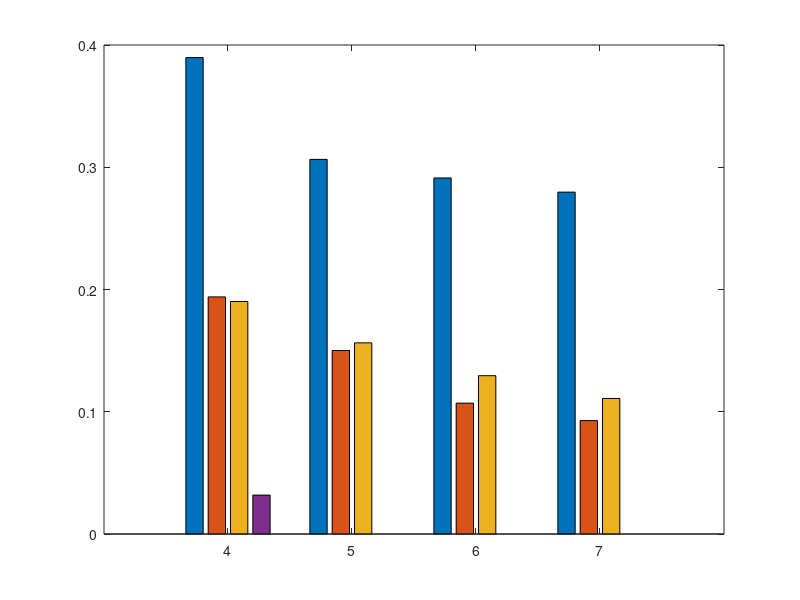

Write the MATLAB code that produced this figure. (Note: this script raises an error after producing the figure.)
clear; close all; clc
textSize = 16;
linewid = 1;

% ISm-nothing 4 5 6 7
% ISm-without sorting 4 5 6 7
% ISm-without perturbation 4 5 6 7
% ISm-RSS 4 5 6 7

epiImpBMR = [
    1-0.6102579753 1-0.6935601128 1-0.7087565104 1-0.7203500601;
    1-0.8060465495 1-0.8498869243 1-0.89296875 1-0.9072265625;
    1-0.8097911005 1-0.8436306424 1-0.8705013021 1-0.8891225962;
    1-0.9681640625 0 0 0
    ];
epi = [4 5 6 7];

figure(111)
bar(epi, epiImpBMR(1:4,:)', 'grouped')
hold on
ax = gca;
ax.YAxis.FontSize = 14;
ax.XAxis.FontSize = 14;
ax.YAxis.FontWeight = 'bold';
ax.XAxis.FontWeight = 'bold';
ax.LineWidth = 1;
ylim([0 0.7]);
legend('SIM-SKG w.o. Sorting and Perturbation', 'SIM-SKG w.o. Sorting', 'SIM-SKG w.o. Perturbation', 'SIM-SKG', 'FontSize',textSize-2, 'FontWeight','bold', 'Location','northeast')
xlabel('Episode Length', 'FontSize', 15, 'FontWeight','bold')
ylabel('BMR', 'FontSize',15, 'FontWeight','bold')
grid on
% for i=1:length(epiImpBMR)
%     text(epi(i)-0.275,epiImpBMR(1,i),strcat(num2str(epiImpBMR(1,i), '%.2g')), 'FontSize',12, 'FontWeight','bold', 'HorizontalAlignment', 'center', 'VerticalAlignment', 'bottom')
%     text(epi(i)-0.125,epiImpBMR(2,i),strcat(num2str(epiImpBMR(2,i), '%.2g')), 'FontSize',12, 'FontWeight','bold', 'HorizontalAlignment', 'center', 'VerticalAlignment', 'bottom')
%     text(epi(i)+0.125,epiImpBMR(3,i),strcat(num2str(epiImpBMR(3,i), '%.2g')), 'FontSize',12, 'FontWeight','bold', 'HorizontalAlignment', 'center', 'VerticalAlignment', 'bottom')
%     text(epi(i)+0.275,epiImpBMR(4,i),strcat(num2str(epiImpBMR(4,i), '%.2g')), 'FontSize',12, 'FontWeight','bold', 'HorizontalAlignment', 'center', 'VerticalAlignment', 'bottom')
% end

% 创建 text
text('VerticalAlignment','bottom',...
    'HorizontalAlignment','center',...
    'FontWeight','bold',...
    'FontSize',12,...
    'String','0.39',...
    'Position',[3.725 0.3897420247 0]);

% 创建 text
text('VerticalAlignment','bottom',...
    'HorizontalAlignment','center',...
    'FontWeight','bold',...
    'FontSize',12,...
    'String','0.19',...
    'Position',[3.94839757017176 0.191136549091549 1.4210854715202e-14]);

% 创建 text
text('VerticalAlignment','bottom',...
    'HorizontalAlignment','center',...
    'FontWeight','bold',...
    'FontSize',12,...
    'String','0.19',...
    'Position',[4.11276707163804 0.225420167105634 1.4210854715202e-14]);

% 创建 text
text('VerticalAlignment','bottom',...
    'HorizontalAlignment','center',...
    'FontWeight','bold',...
    'FontSize',12,...
    'String','0.032',...
    'Position',[4.36674696271471 0.0318359375 1.4210854715202e-14]);

% 创建 text
text('VerticalAlignment','bottom',...
    'HorizontalAlignment','center',...
    'FontWeight','bold',...
    'FontSize',12,...
    'String','0.31',...
    'Position',[4.725 0.3064398872 0]);

% 创建 text
text('VerticalAlignment','bottom',...
    'HorizontalAlignment','center',...
    'FontWeight','bold',...
    'FontSize',12,...
    'String','0.15',...
    'Position',[4.96063049853372 0.152929977108451 1.4210854715202e-14]);

% 创建 text
text('VerticalAlignment','bottom',...
    'HorizontalAlignment','center',...
    'FontWeight','bold',...
    'FontSize',12,...
    'String','0.16',...
    'Position',[5.0944176790951 0.185946822388732 1.4210854715202e-14]);

% 创建 text
text('VerticalAlignment','bottom',...
    'HorizontalAlignment','center',...
    'FontWeight','bold',...
    'FontSize',12,...
    'String','0',...
    'Position',[5.275 0 0]);

% 创建 text
text('VerticalAlignment','bottom',...
    'HorizontalAlignment','center',...
    'FontWeight','bold',...
    'FontSize',12,...
    'String','0.29',...
    'Position',[5.725 0.2912434896 0]);

% 创建 text
text('VerticalAlignment','bottom',...
    'HorizontalAlignment','center',...
    'FontWeight','bold',...
    'FontSize',12,...
    'String','0.11',...
    'Position',[5.96063049853372 0.12534110915493 1.4210854715202e-14]);

% 创建 text
text('VerticalAlignment','bottom',...
    'HorizontalAlignment','center',...
    'FontWeight','bold',...
    'FontSize',12,...
    'String','0.13',...
    'Position',[6.0944176790951 0.161893064097183 1.4210854715202e-14]);

% 创建 text
text('VerticalAlignment','bottom',...
    'HorizontalAlignment','center',...
    'FontWeight','bold',...
    'FontSize',12,...
    'String','0',...
    'Position',[6.275 0 0]);

% 创建 text
text('VerticalAlignment','bottom',...
    'HorizontalAlignment','center',...
    'FontWeight','bold',...
    'FontSize',12,...
    'String','0.28',...
    'Position',[6.725 0.2796499399 0]);

% 创建 text
text('VerticalAlignment','bottom',...
    'HorizontalAlignment','center',...
    'FontWeight','bold',...
    'FontSize',12,...
    'String','0.093',...
    'Position',[7.00344574780059 0.105449493838028 1.4210854715202e-14]);

% 创建 text
text('VerticalAlignment','bottom',...
    'HorizontalAlignment','center',...
    'FontWeight','bold',...
    'FontSize',12,...
    'String','0.11',...
    'Position',[7.10665060745706 0.134821065771831 1.4210854715202e-14]);

% 创建 text
text('VerticalAlignment','bottom',...
    'HorizontalAlignment','center',...
    'FontWeight','bold',...
    'FontSize',12,...
    'String','0',...
    'Position',[7.275 0 0]);

print('epiCSIwithout','-depsc')